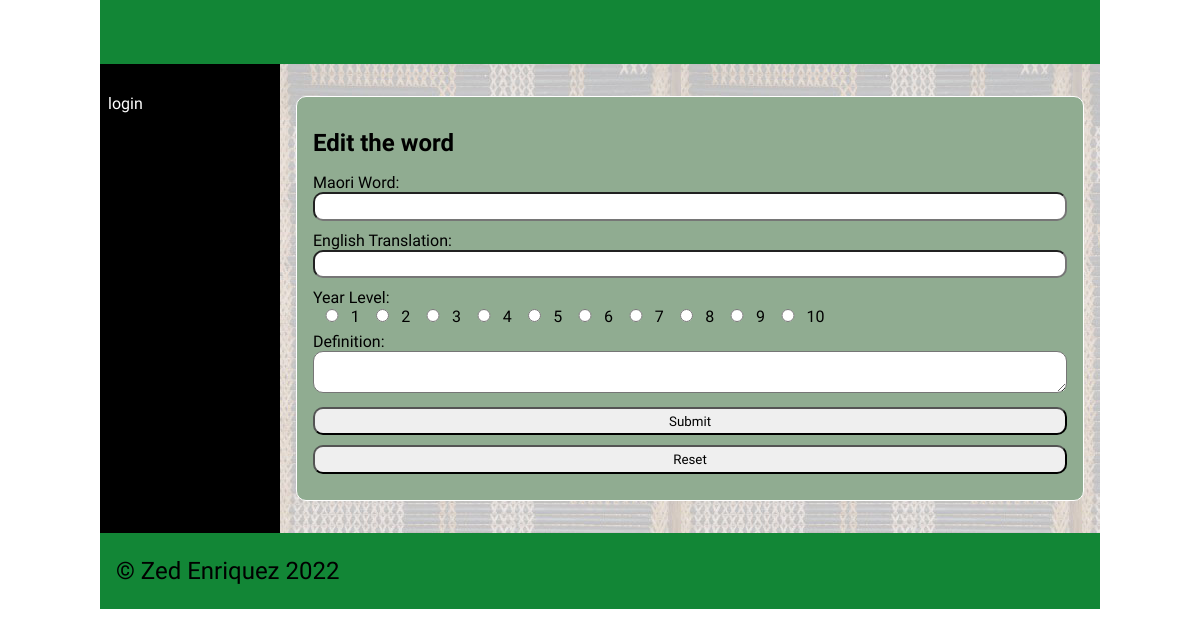
Before: /word/324 with the older database file.
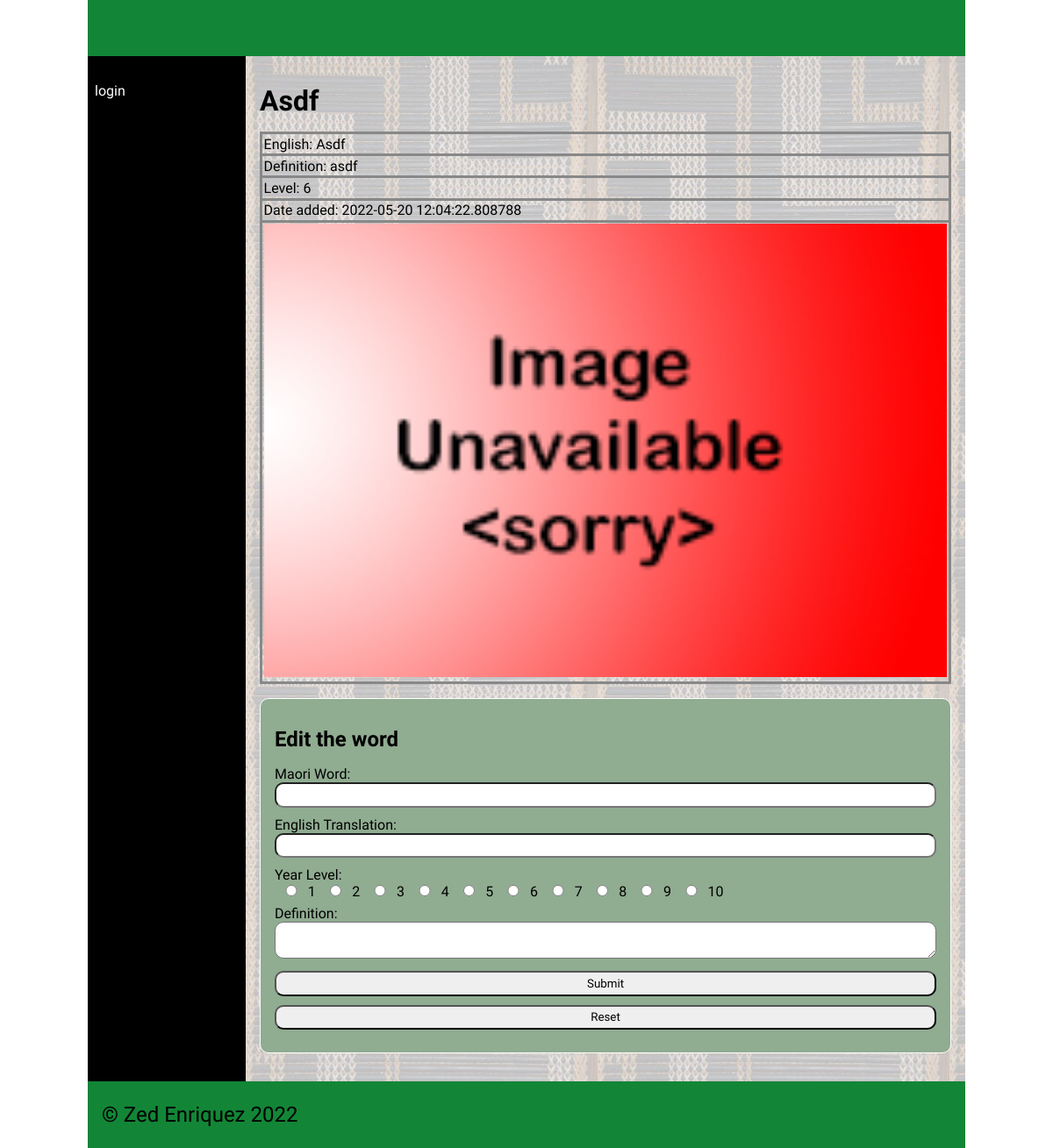
After: the same page with the newer database file.
### tables this page shows
CREATE TABLE "dictionary"
(
    id         integer
        constraint dictionary_pk
            primary key autoincrement,
    Maori      varchar(30),
    English    varchar(30),
    cat_id     integer
        references categories
            on delete cascade,
    Definition varchar(80),
    Level      integer,
    Image      varchar(60),
    Date       datetime,
    User_id    integer
        constraint dictionary_users_id_fk
            references users
);

### app.py (the view, shortened to what this page needs)
@app.route('/word/<word_id>', methods=["GET", "POST"])
def render_word_page(word_id):
    return render_template('word.html', contents=dictionary_data(), categories_obtained=categories(),
                           logged_in=is_logged_in(), teacher_perm=is_teacher(), word_id=int(word_id),
                           user_obtained=user_details())

### app.py (called while the page is built)
def create_connection(db_file):
    try:
        connection = sqlite3.connect(db_file)
        connection.execute('pragma foreign_keys=ON')
        return connection
    except Error as e:
        print(e)
    return None

def categories():
    query = "SELECT id, category_name FROM categories"
    con = create_connection(DATABASE)
    cur = con.cursor()
    cur.execute(query)
    category_list = cur.fetchall()
    con.close()
    return category_list

def dictionary_data():
    con = create_connection(DATABASE)
    query = "SELECT id, Maori, English, cat_id, Definition, Level, Image, Date, User_id FROM dictionary "
    cur = con.cursor()
    cur.execute(query,)
    contents = cur.fetchall()
    con.close()
    return contents

def is_logged_in():
    if session.get("email") is None:
        print("not logged in")
        return False
    else:
        print("logged in")
        return True

def is_teacher():
    if session.get("teacher") == 0:
        print("A teacher isn't logged in")
        return False
    else:
        print("A Teacher is logged in")
        return True

def user_details():
    con = create_connection(DATABASE)
    query = "SELECT fname, lname, id FROM users"
    cur = con.cursor()
    cur.execute(query,)
    user_obtained = cur.fetchall()
    con.close()
    return user_obtained

### templates/word.html (shortened to what this page needs)
{% extends "base.html" %}
{% block main %}
    {% for word_content in contents %}
        {% if word_content[0] == word_id %}
            <h1>{{word_content[1]}}</h1>
            <table>
                <tbody>
                    <td>English: {{word_content[2]}} </td>
                </tbody>
                <tbody>
                    <td>Definition: {{word_content[4]}} </td>
                </tbody>
                <tbody>
                    <td>Level: {{word_content[5]}} </td>
                </tbody>
                 <tbody>
                    <td>Date added: {{word_content[7]}} </td>
                </tbody>
                <tbody>
                    <td><img src="/static/images/{{word_content[6]}}" class=thumb</td>
                </tbody>
            </table>
        {% endif %}
    {% endfor %}
    {% if teacher_perm %}
            <form class="dataForm" method="POST">
            <h2>Edit the word</h2>
                <div class = "form-group">
                    <div class="form-label">Maori Word:</div>
                    <div class="form-element"><input id="edit_maori" name="edit_maori" type="text" required
                    MAXLENGTH="30"></div>
                </div>
                <div class = "form-group">
                    <div class="form-label">English Translation:</div>
                    <div class="form-element"><input id="edit_english" name="edit_english" type="text" required
                    MAXLENGTH="30"></div>
                </div>
                <div class="form-element">
                        <div class="form-label">Year Level:</div>
                        {% for i in range(10) %}
                            <input value = "{{ i + 1 }}" name="level" type="radio" required><a>{{ i + 1 }} </a>
                        {% endfor %}
                </div>
                <div class = "form-group">
                    <div class="form-label">Definition:</div>
                    <div class="form-element"><textarea id="edit_definition" name="edit_definition"
                                                        type="text" required></textarea></div>
                </div>
                <div class="button-group">
                    <input type="submit" value="Submit">
                    <input type="reset" value="Reset">
                </div>
            </form>
    {% endif %}
{% endblock %}

### templates/base.html (shortened to what this page needs)
<!doctype html>
<html lang="en">
<head>
	<link href="{{ url_for('static', filename='css/style.css') }}" rel="stylesheet">
</head>
<body>
	<div id="container">
		<header>
			<h1>{% block heading %}{% endblock %}</h1>
		</header>
		<nav>
			<ul>
				{% if logged_in %}
					<li><a href="/">ʕ•́ᴥ•̀ʔっ</a></li>
						{% if teacher_perm %}
						<li><a href="/add_category">Add a category</a></li>
						{% endif %}
                    <li><a href="/logout">Logout</a></li>
			</ul>
			<a> ____________ </a>
			<ul>
				{% for category in categories_obtained %}
				<li><a href="/category/{{ category[0] }}">{{ category[1] }}</a></li>
				{% endfor %}}
                {% else %}
                    <li><a href="/login">login</a></li>
                {% endif %}
			</ul>
		</nav>
		<main>
            {% block main%}
			{% endblock %}
        </main>
		<footer>
			<p>
				&copy; Zed Enriquez 2022
			</p>
		</footer>
	</div>
</body>
</html>

### static/css/style.css (style rules this page uses)
* { font-family: Comfortaa, sans-serif; margin: 0; padding: 0; box-sizing: border-box; }
#container { display: grid; grid-template-columns: 75px auto; grid-template-areas: 'nav header' 'main main' 'footer footer'; }
header { grid-area: header; background-color: #128636; padding: 1rem; }
nav { grid-area: nav; }
main { grid-area: main; padding: 1rem; background-color: #999; }
h1, h2, h3, h4 { padding: 1rem 0; font-family: Comfortaa, sans-serif; color: #000; }
p { padding: 0.5rem 0; }
a { color: #000; }
img { width: 100%; }
.dataForm { margin: 1rem 0; border: 1px solid #fff; padding: 1rem; background-color: #90ac91; border-radius: 10px; }
.dataForm input, textarea { width: 100%; border-radius: 10px; padding: 0.3rem; margin-bottom: 10px; }
.dataForm input[type='radio'] { width: 5%; }
table { width: 100%; border: 2px solid #666; border-collapse: collapse; }
th, td { border: 3px solid #888; padding: 0.1rem; text-align: left; }
footer { grid-area: footer; padding: 1rem; background-color: #128636; }
footer p { color: #000; font-size: 1.5rem; }
@media only screen and (min-width: 768px) { #container { grid-template-columns: 180px auto; grid-template-areas: 'header header' 'nav main' 'footer footer'; } }
@media only screen and (min-width: 768px) { nav { background: linear-gradient(180deg, rgb(0 0 0) 0%, rgba(0, 0, 0, 1) 50%, rgb(0 0 0) 100%); padding: 0.5rem; } }
@media only screen and (min-width: 768px) { nav ul { list-style: none; } }
@media only screen and (min-width: 768px) { nav li { padding: 0.2rem 0; } }
@media only screen and (min-width: 768px) { nav a { color: #fff; text-decoration: none; } }
@media only screen and (min-width: 768px) { main { background-image: url('../images/poutama.jpg'); } }
@media only screen and (min-width: 1000px) { #container { width: 1000px; margin: auto; } }

Changed rows visible on the page:
added dictionary: Maori "Asdf", English "Asdf", Definition "asdf", Level "6", Date "2022-05-20 12:04:22.808788", Image (placeholder picture)
